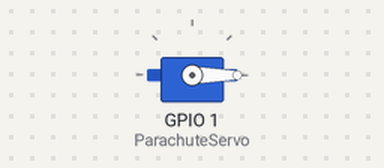
Bench run of a sketch on a simulated ESP32. Shown: servo.

Above: at 0.05 s.
At 1.5 s:
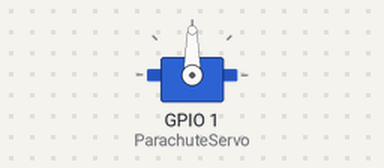
At 3.0 s:
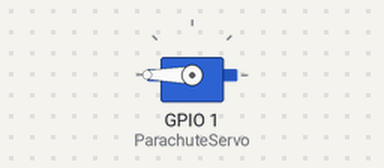
Timing chart, 0 to 6.9 s (numbered marks = the images above):
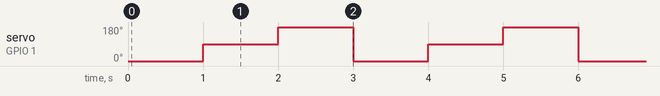

Measured:
- by itself, servo on GPIO 1 (ParachuteServo): repeats every 3.0 s: 180° 1.0 s, 0° 1.0 s, 90° 1.0 s

The sketch:

GFC_ServoTest.ino
```cpp
#include <ESP32Servo.h>
#define ParachuteServo 1 //ADD NUMBER

Servo servoP; //Initialize parachut servo class
void setup() {
  ESP32PWM::allocateTimer(0);
  servoP.setPeriodHertz(50);
  servoP.attach(ParachuteServo, 500, 2400); // or 500 2400

}

void loop() {
  // put your main code here, to run repeatedly:
  servoP.write(0);
  delay(1000);
  servoP.write(90);
  delay(1000);
  servoP.write(180);
  delay(1000);
}
```
